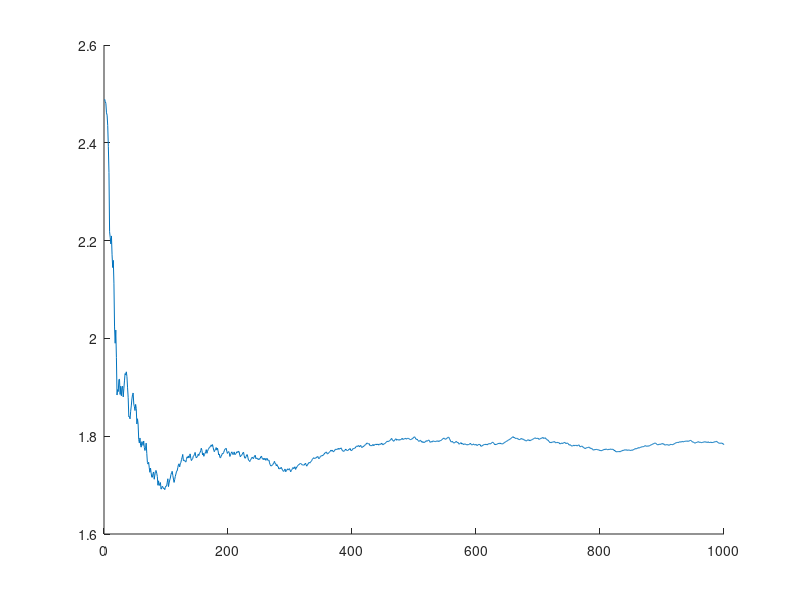

This figure's MATLAB source: (Note: this script raises an error after producing the figure.)
% Exercise - Monte Carlo integration of a Gaussian function

%% 1. Aim of the exercise
% This exercise introduces Monte Carlo integration by estimating the area
% under a Gaussian curve using randomly sampled points. The goal is to 
% illustrate probabilistic approximation of definite integrals.

%% 2. Theory
% Refer to the accompanying PDF for theoretical background.

%% 3. Define the number of samples

% 3.1. Clear workspace and memory
clear;

% 3.2. Number of random samples to estimate the integral
N_samples = 1000; 

%% 4. Monte Carlo integration: Estimating integrals via sampling

% 4.1. Generate random samples from a standard normal distribution
standard_normal_samples = random('Normal',0,1,[N_samples 1]);

% 4.2. Evaluate the unnormalized Gaussian function at each sample
unnormalized_gaussian = exp(-0.5*standard_normal_samples.^2);

% 4.3. MC estimate of the integral 
integral_estimate = sqrt(2*pi)*mean(unnormalized_gaussian);

%% 5. Set the true value of the integral of the identity function

% 5.1. Set the true value of the integral
integral_true_value = sqrt(pi); 

%% 6. Convergence behavior of the MC integral estimate

% 6.1. Track how the estimate evolves with more samples
convergence_integral_estimate = ...
    cumsum(sqrt(2*pi).*unnormalized_gaussian)./(1:N_samples)';

% 6.2. Track how the mean squared error (MSE) evolves with more samples
convergence_MSE = ...
    cumsum((sqrt(2*pi).*unnormalized_gaussian- ...
    integral_true_value).^2)./(1:N_samples)';

%% 7. Convergence behavior of the Monte Carlo integral estimate

% 7.1. Theoretical benchmark
theoretical_error_decay = 1./sqrt(1:N_samples);

%% 8. Visualize convergence of the MC estimate and its error

% 8.1. Plot how the Monte Carlo estimate converges to the true value
figure
hold on
plot(1:N_samples,convergence_integral_estimate, ...
    'DisplayName','MC integral estimate');
yline(integral_true_value, ...
    'DisplayName','True integral value');
title('Fig. 1. Convergence of Monte Carlo estimate');
xlabel('Number of samples (draws)');
ylabel('Integral estimate');
legend('show');
hold off

% 8.2. Plot how the MSE decreases with more samples (log-log scale)
figure
hold on
loglog(1:N_samples,convergence_MSE, ...
    'DisplayName','MSE of MC estimate');
loglog(1:N_samples,theoretical_error_decay.^2, ...
    'DisplayName','Theoretical MSE decay');
title('Fig. 2. Log-log convergence of MC estimation error');
xlabel('Number of samples (log scale)');
ylabel('Mean Squared Error (log scale)');
legend('show');
hold off
